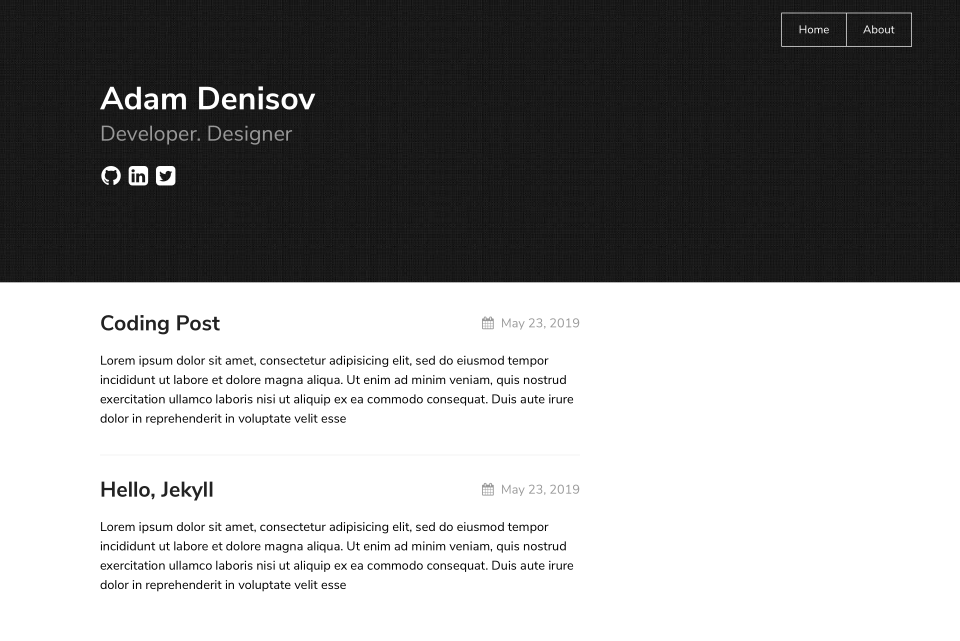
#> input picture screen1.png, 2880 x 1922 px (shown at 1/3 size)
$ python color_extractor.py screen1.png
#> lines starting #> are read from the running program, lines starting #| are printed output that depends on the picture
import sys
from PIL import Image
import colorsys

def get_dominant_colors(image_path, num_colors=5):
#> called with image_path = 'screen1.png', num_colors = 5
    image = Image.open(image_path)
#> image is the input picture: PIL image 2880x1922 RGBA; mean R, G, B, A 151.2, 151.2, 151.2, 255
    image = image.resize((100, 100))  # Resize for faster processing
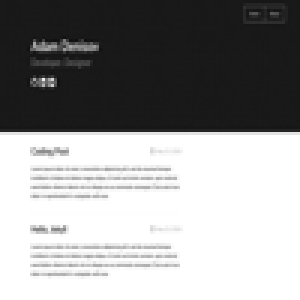
#> image: PIL image 100x100 RGBA (shown 3 times larger); mean R, G, B, A 151.1, 151.1, 151.1, 255
    result = image.convert('P', palette=Image.ADAPTIVE, colors=num_colors)
    result = result.convert('RGB')
    colors = result.getcolors(100*100)
#> colors = [(4903, (254, 254, 254)), (291, (175, 175, 175)), (440, (222, 222, 222)), (79, (89, 89, 89)), (4287, (25, 25, 25))]

    # Sort colors by count
    sorted_colors = sorted(colors, key=lambda x: x[0], reverse=True)
#> sorted_colors = [(4903, (254, 254, 254)), (4287, (25, 25, 25)), (440, (222, 222, 222)), (291, (175, 175, 175)), (79, (89, 89, 89))]

    # Convert RGB to HSL and sort by lightness
    hsl_colors = [colorsys.rgb_to_hls(r/255, g/255, b/255) for count, (r, g, b) in sorted_colors]
#> hsl_colors = [(0, 0.996, 0), (0, 0.098, 0), (0, 0.871, 0), (0, 0.686, 0), (0, 0.349, 0)]
    sorted_hsl = sorted(hsl_colors, key=lambda x: x[1])  # Sort by lightness
#> sorted_hsl = [(0, 0.098, 0), (0, 0.349, 0), (0, 0.686, 0), (0, 0.871, 0), (0, 0.996, 0)]

    # Convert back to RGB
    sorted_rgb = [colorsys.hls_to_rgb(h, l, s) for h, l, s in sorted_hsl]
#> sorted_rgb = [(0.098, 0.098, 0.098), (0.349, 0.349, 0.349), (0.686, 0.686, 0.686), (0.871, 0.871, 0.871), (0.996, 0.996, 0.996)]

    # Convert to hex
    hex_colors = ['#%02x%02x%02x' % tuple(int(x*255) for x in rgb) for rgb in sorted_rgb]
#> hex_colors = ['#191919', '#595959', '#afafaf', '#dedede', '#fefefe']

    return hex_colors

if __name__ == "__main__":
    if len(sys.argv) < 2:
        print("Please provide the path to the image file.")
        sys.exit(1)

    image_path = sys.argv[1]
    colors = get_dominant_colors(image_path)
#> colors has the same summary as hex_colors in get_dominant_colors

    print(f"primary: '{colors[0]}',")
#| primary: '#191919',
    print(f"secondary: '{colors[1]}',")
#| secondary: '#595959',
    print(f"background: '{colors[-1]}',")
#| background: '#fefefe',
